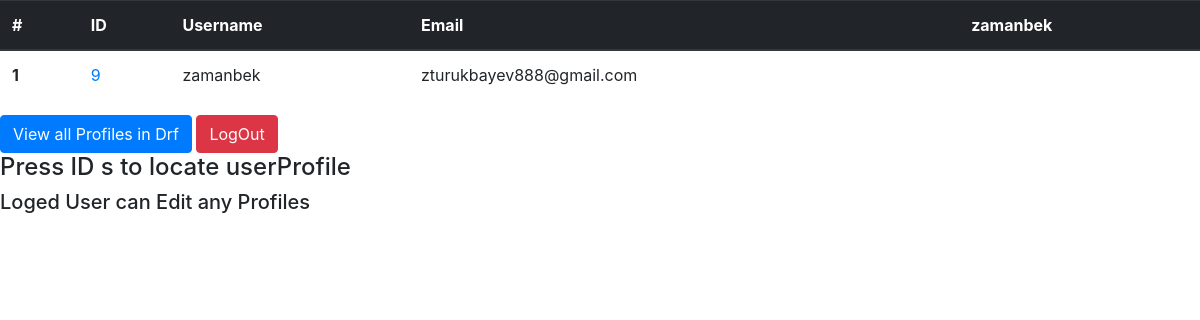
The app's page /profileListLinks (signed in), older data.
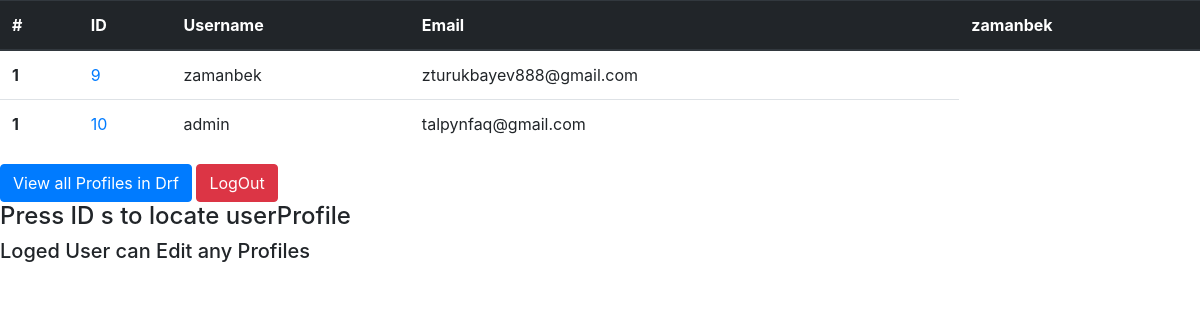
The same page, newer data.
### task/models.py (models this page shows, shortened)
class UserProfile(models.Model):
    user = models.OneToOneField(User, unique=True, on_delete=models.CASCADE)
    firstname = models.CharField('firstName', max_length=100, )
    lastname = models.CharField('lastName', max_length=100, )
    sex = models.BooleanField(blank=True)
    avatar = models.ImageField(upload_to='avatars', blank=True)
    email = models.EmailField('email', max_length=100)
    born = models.DateTimeField(null=True, blank=True)

### task/views.py (the view)
# urls.py: path('profileListLinks',
def profileListLinks(request):
    userProfiles = UserProfile.objects.all()
    return render(request, 'task/profileListLinks.html', {'userProfiles': userProfiles})

### task/templates/task/profileListLinks.html (shortened to what this page needs)
<!DOCTYPE html>
<html lang="en">
<head>
    {% load static %}
    <link rel="stylesheet" href="https://maxcdn.bootstrapcdn.com/bootstrap/4.0.0/css/bootstrap.min.css"
>
</head>
<body>
    {%if not request.user.is_authenticated %}
    <a href="{% url 'auth' %}"><span class="font-weight-bolder text-danger">You have to LOGIN</span></a>
    {% else %}
    <table class="table">
        <thead class="thead-dark">
            <tr>
                <th scope="col">#</th>
                <th scope="col">ID</th>
                <th scope="col">Username</th>
                <th scope="col">Email</th>
                <th scope="col">{{request.user.username}}</th>
            </tr>
        </thead>
        <tbody>
            {% for profile in userProfiles%}
            <tr>
                <th scope="row">1</th>
                <td><a href="{{profile.id}}">{{profile.id}}</a></td>
                <td>{{profile.user.username}}</td>
                <td>{{profile.email}}</td>
            </tr>
            {% endfor %}
        </tbody>
    </table>
    <form style="display: inline" action="{% url 'list' %}" method="GET">
        <button class="btn btn-primary">View all Profiles in Drf</button>
    </form>
    <form style="display: inline" action="{% url 'log_out' %}" method="POST">
        <button class="btn btn-danger">LogOut</button>
    </form>
    <h4>Press ID s to locate userProfile </h4>
    <h5>Loged User can Edit any Profiles</h5>
    {% endif %}
</body>
</html>

Row changes from the older to the newer data that the page shows:
added UserProfile: id "10", user.username "admin", email "talpynfaq@gmail.com"
